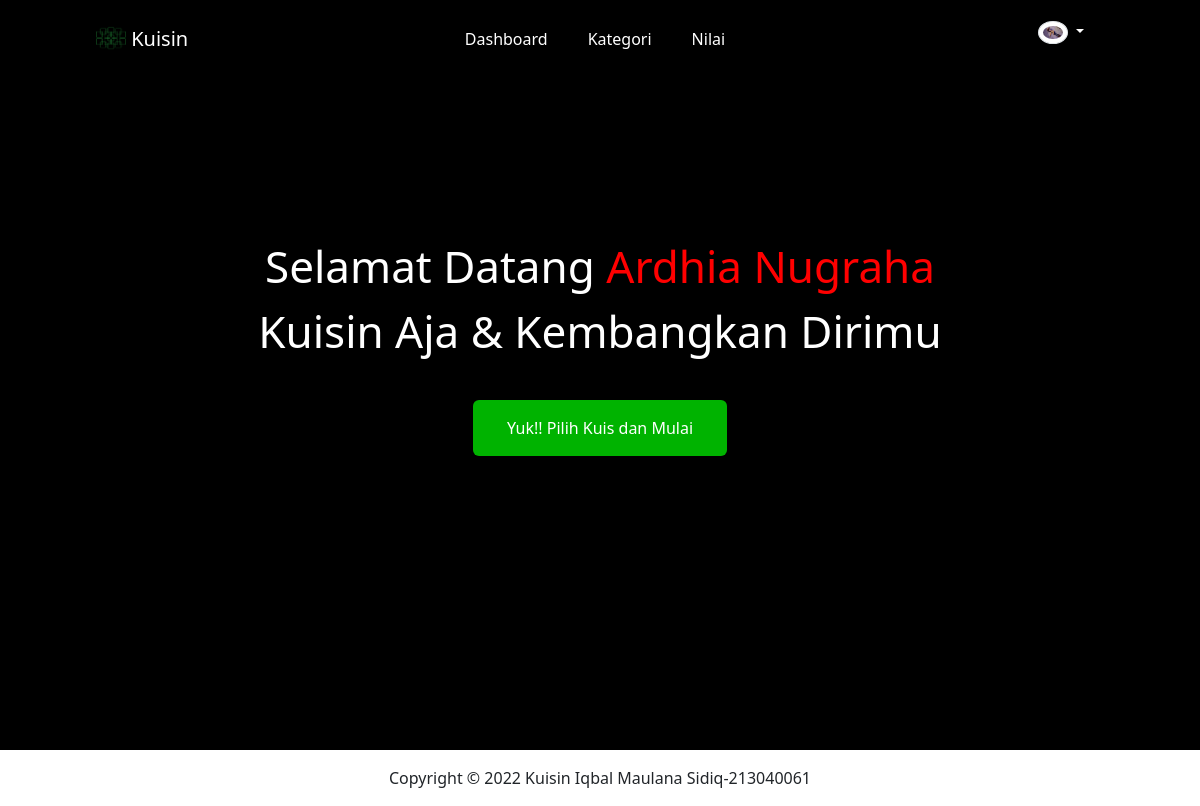
The app's page /index.php (signed in) with its own data.
### tables this page shows
CREATE TABLE `peserta` (
  `id` int(11) NOT NULL,
  `nama_peserta` varchar(255) NOT NULL,
  `username` varchar(255) NOT NULL,
  `email` varchar(255) NOT NULL,
  `pass` varchar(255) NOT NULL,
  `gambar` varchar(255) NOT NULL
);

### index.php (the view, shortened to what this page needs)
<?php
require 'header.php';
require 'connection.php';
?>
<header class="header">
  <div class="header-inner">
    <div class="container-fluid px-lg-5">
      <nav class="navbar navbar-expand-lg my-navbar ps-5">
  <a class="navbar-brand" href="#"><span class="logo">
    <img src="assets/img/gambar/logo.png" class="img-fluid" style="width:30px; margin:-3px 0px 0px 0px;"> Kuisin</span>
  </a>
  <div class="collapse navbar-collapse" id="navbarSupportedContent">
    <ul class="navbar-nav m-auto">
      <li class="nav-item active">
        <a class="nav-link" href="index.php">Dashboard</a>
      </li>
      <li class="nav-item">
        <a class="nav-link" href="kategori_ujian.php">Kategori</a>
      </li>
        <li class="nav-item">
        <a class="nav-link" href="rank.php">Nilai</a>
      </li>
    </ul>
    <?php
    $id_peserta = $_SESSION['login']['id'];
    $sql = "SELECT * FROM peserta WHERE id = '$id_peserta'";
    $query = mysqli_query($conn, $sql);
    while($data = mysqli_fetch_array($query)){
        $gambar = $data['gambar'];
        $nama_peserta = $data['nama_peserta'];
    }
    ?>
    <ul class="pe-5">
        <li class="nav-item dropdown">
        <a class="nav-link dropdown-toggle" href="#" id="navbarDropdown" role="button" data-toggle="dropdown" aria-haspopup="true" aria-expanded="false">
        <img src="assets/img/<?= $gambar; ?>" alt="" style="width: 30px;" class="rounded-circle img-thumbnail ">
        </a>
      </li>
    </ul>
  </div>
</nav>
    </div>
  </div>
</header>
<section class="content-banner">
  <div class="container">
<div class="row d-flex justify-content-center">
  <div class="col-md-12">
    <div class="banner-con text-center">
      <p class="first-title text-white">Selamat Datang <font style="color: red;"> <?= $nama_peserta; ?> </font></p>
      <p class="first-title text-white">kuisin aja &amp; Kembangkan Dirimu</p>
      <a href="kategori_ujian.php" class="banner-btn ">Yuk!! Pilih Kuis dan Mulai </a>
    </div>
</div>
</div>
</div>
</section>
   <?php
   require 'footer.php';
   ?>

### style.css (style rules this page uses)
body { font-family: 'Montserrat' sans-serif; }
@media only screen and (min-width: 1200px) { .nav-item > .nav-link { padding: 5px 20px !important; display: block !important; } }
.content-banner { color: #ffffff; background-color: #000; min-height: 750px; height: 100%; position: relative; background-position: center center; background-size: cover; padding-top: 15rem; }
.content-banner:before { position: absolute; content: ''; width: 100%; height: 100%; background-color: rgba(0, 0, 0, 0.7); top: 0; left: 0; z-index: 1; }
.content-banner .first-title { font-size: 44px; font-weight: 400; line-height: 1.2; position: relative; z-index: 2; margin: 0px 0px 12px; }
.banner-btn { padding: 0 34px; z-index: 1; margin: 30px auto 25px; line-height: 56px; position: relative; border-radius: 6px; height: 56px; font-size: 16px; background-color: #00b300; display: inline-block; color: #ffffff; transition: 0.3s; text-align: center; }
a { text-decoration: none; }
ul { list-style-type: none; }
.header { position: relative; width: 100%; }
.header-inner { position: absolute; top: 0; left: 0; width: 100%; z-index: 99; background-color: transparent; }
.logo { color: #ffffff; }
.nav-item .nav-link { display: block; line-height: 36px; text-transform: capitalize; font-size: 16px; font-weight: 500; color: #ffffff; transition: 0.15s; }
.first-title { text-transform: capitalize; }
section { background-color: rgb(80, 80, 80); padding: 4rem 0rem 4rem; }

### records on screen
peserta: gambar (picture), nama_peserta "Ardhia Nugraha"
